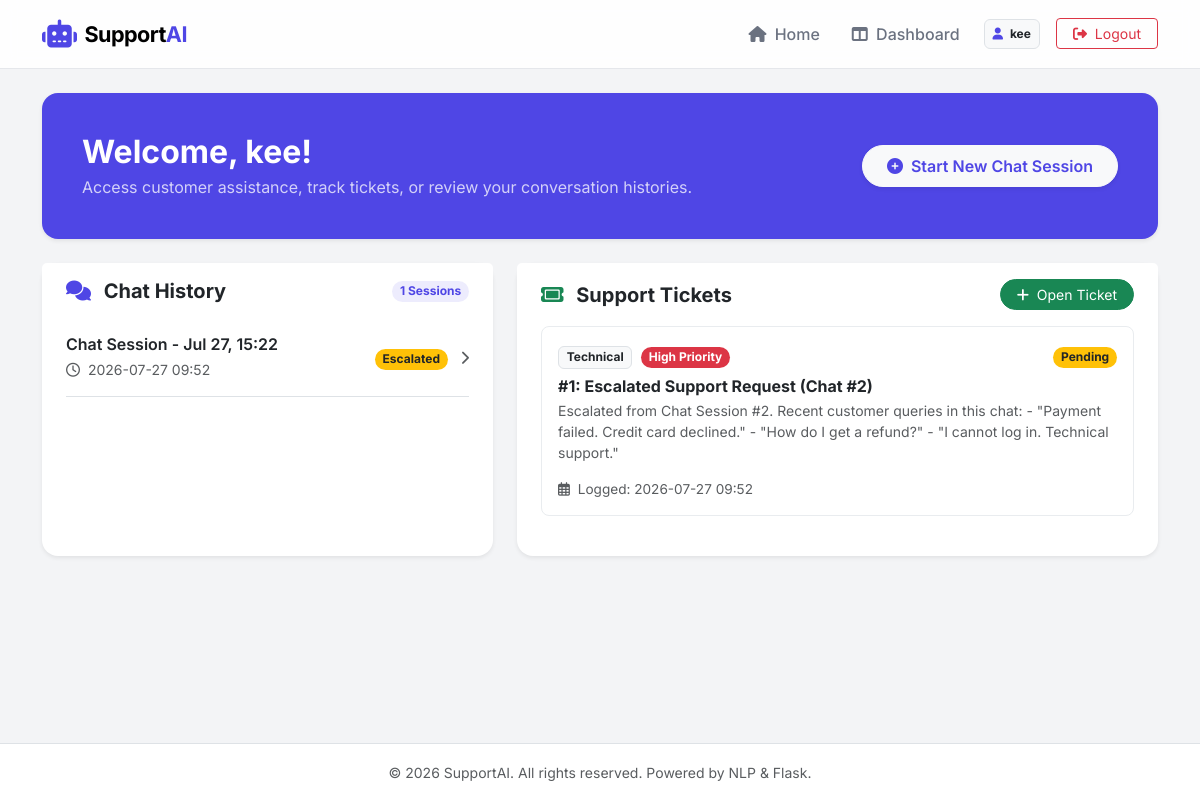
The app's page /dashboard (signed in) with its own data.
### models/user.py (models this page shows, shortened)
class User(db.Model, UserMixin):
    __tablename__ = 'users'
    id = db.Column(db.Integer, primary_key=True)
    username = db.Column(db.String(80), unique=True, nullable=False)
    email = db.Column(db.String(120), unique=True, nullable=False)
    password_hash = db.Column(db.String(256), nullable=False)
    role = db.Column(db.String(20), default='customer')  # 'customer' or 'admin'
    created_at = db.Column(db.DateTime, default=datetime.utcnow)
    conversations = db.relationship('Conversation', backref='user', lazy=True, cascade='all, delete-orphan')
    tickets = db.relationship('SupportTicket', backref='user', lazy=True, cascade='all, delete-orphan')
    def is_admin(self):
        return self.role == 'admin'

### models/conversation.py (models this page shows, shortened)
class Conversation(db.Model):
    __tablename__ = 'conversations'
    id = db.Column(db.Integer, primary_key=True)
    user_id = db.Column(db.Integer, db.ForeignKey('users.id', ondelete='CASCADE'), nullable=False)
    title = db.Column(db.String(200), default='Support Chat')
    status = db.Column(db.String(20), default='active')  # 'active', 'escalated', 'closed'
    created_at = db.Column(db.DateTime, default=datetime.utcnow)
    messages = db.relationship('Message', backref='conversation', lazy=True, cascade='all, delete-orphan')

### models/support_ticket.py (models this page shows, shortened)
class SupportTicket(db.Model):
    __tablename__ = 'support_tickets'
    id = db.Column(db.Integer, primary_key=True)
    user_id = db.Column(db.Integer, db.ForeignKey('users.id', ondelete='CASCADE'), nullable=False)
    subject = db.Column(db.String(200), nullable=False)
    description = db.Column(db.Text, nullable=False)
    status = db.Column(db.String(20), default='pending')  # 'pending', 'in_progress', 'resolved'
    priority = db.Column(db.String(20), default='medium')  # 'low', 'medium', 'high'
    category = db.Column(db.String(100), nullable=False)  # 'Billing', 'Technical', 'General', etc.
    created_at = db.Column(db.DateTime, default=datetime.utcnow)
    updated_at = db.Column(db.DateTime, default=datetime.utcnow, onupdate=datetime.utcnow)
    admin_reply = db.Column(db.Text, nullable=True)

### app.py (the view)
    @app.route('/dashboard')
    @login_required
    def dashboard():
        if current_user.is_admin():
            return redirect(url_for('admin_dashboard'))
        tickets = SupportTicket.query.filter_by(user_id=current_user.id).order_by(SupportTicket.created_at.desc()).all()
        conversations = Conversation.query.filter_by(user_id=current_user.id).order_by(Conversation.created_at.desc()).all()
        return render_template('dashboard.html', tickets=tickets, conversations=conversations)

### templates/dashboard.html (shortened to what this page needs)
{% extends 'base.html' %}
{% block content %}
<div class="row mb-4">
    <div class="col-12">
        <div class="card border-0 shadow-sm rounded-4 bg-primary text-white p-4">
            <div class="card-body d-flex flex-column flex-md-row justify-content-between align-items-md-center">
                <div>
                    <h2 class="fw-bold mb-1">Welcome, {{ current_user.username }}!</h2>
                    <p class="mb-0 opacity-75">Access customer assistance, track tickets, or review your conversation histories.</p>
                </div>
                <div class="mt-3 mt-md-0">
                    <a href="{{ url_for('new_chat') }}" class="btn btn-light text-primary fw-semibold px-4 py-2 shadow-sm rounded-pill hover-up">
                        <i class="fa-solid fa-plus-circle me-1"></i> Start New Chat Session
                    </a>
                </div>
            </div>
        </div>
    </div>
</div>
<div class="row">
    <div class="col-lg-5 mb-4">
        <div class="card border-0 shadow-sm rounded-4 h-100">
            <div class="card-header bg-white border-0 py-3 px-4 d-flex justify-content-between align-items-center">
                <h5 class="fw-bold mb-0 text-dark"><i class="fa-solid fa-comments me-2 text-primary"></i> Chat History</h5>
                <span class="badge bg-primary-subtle text-primary rounded-pill">{{ conversations|length }} Sessions</span>
            </div>
            <div class="card-body px-4 pb-4 pt-0 overflow-y-auto" style="max-height: 480px;">
                <div class="list-group list-group-flush">
                    {% for conv in conversations %}
                        <a href="{{ url_for('chat_session', conversation_id=conv.id) }}" class="list-group-item list-group-item-action border-0 px-0 py-3 d-flex justify-content-between align-items-center border-bottom">
                            <div>
                                <h6 class="fw-semibold mb-1 text-dark">{{ conv.title }}</h6>
                                <p class="text-muted small mb-0"><i class="fa-regular fa-clock me-1"></i> {{ conv.created_at.strftime('%Y-%m-%d %H:%M') }}</p>
                            </div>
                            <div>
                                {% if conv.status == 'active' %}
                                    <span class="badge bg-success rounded-pill small">Active</span>
                                {% elif conv.status == 'escalated' %}
                                    <span class="badge bg-warning text-dark rounded-pill small">Escalated</span>
                                {% else %}
                                    <span class="badge bg-secondary rounded-pill small">Closed</span>
                                {% endif %}
                                <i class="fa-solid fa-chevron-right text-muted ms-2 small"></i>
                            </div>
                        </a>
                    {% else %}
                        <div class="text-center py-5">
                            <i class="fa-regular fa-comment-dots fs-1 text-muted mb-3 d-block"></i>
                            <p class="text-muted mb-0 small">No chat history available. Click 'Start New Chat' to begin!</p>
                        </div>
                    {% endfor %}
                </div>
            </div>
        </div>
    </div>
    <div class="col-lg-7 mb-4">
        <div class="card border-0 shadow-sm rounded-4 h-100">
            <div class="card-header bg-white border-0 py-3 px-4 d-flex justify-content-between align-items-center">
                <h5 class="fw-bold mb-0 text-dark"><i class="fa-solid fa-ticket me-2 text-success"></i> Support Tickets</h5>
                <button class="btn btn-success btn-sm px-3 rounded-pill text-white" data-bs-toggle="modal" data-bs-target="#newTicketModal">
                    <i class="fa-solid fa-plus me-1"></i> Open Ticket
                </button>
            </div>
            <div class="card-body px-4 pb-4 pt-0 overflow-y-auto" style="max-height: 480px;">
                {% for ticket in tickets %}
                    <div class="card border border-light-subtle rounded-3 mb-3 hover-shadow p-3">
                        <div class="d-flex justify-content-between align-items-start mb-2">
                            <div>
                                <span class="badge bg-light text-dark border me-1 small">{{ ticket.category }}</span>
                                {% if ticket.priority == 'high' %}
                                    <span class="badge bg-danger rounded-pill small">High Priority</span>
                                {% elif ticket.priority == 'medium' %}
                                    <span class="badge bg-warning text-dark rounded-pill small">Medium Priority</span>
                                {% else %}
                                    <span class="badge bg-info text-white rounded-pill small">Low Priority</span>
                                {% endif %}
                            </div>
                            <div>
                                {% if ticket.status == 'pending' %}
                                    <span class="badge bg-warning text-dark rounded-pill">Pending</span>
                                {% elif ticket.status == 'in_progress' %}
                                    <span class="badge bg-primary rounded-pill">In Progress</span>
                                {% else %}
                                    <span class="badge bg-success rounded-pill">Resolved</span>
                                {% endif %}
                            </div>
                        </div>
                        <h6 class="fw-bold mb-1 text-dark">#{{ ticket.id }}: {{ ticket.subject }}</h6>
                        <p class="text-muted small mb-2">{{ ticket.description }}</p>
                        <div class="mt-2 text-muted small fs-7">
                            <i class="fa-regular fa-calendar-days me-1"></i> Logged: {{ ticket.created_at.strftime('%Y-%m-%d %H:%M') }}
                        </div>
                    </div>
                {% else %}
                    <div class="text-center py-5">
                        <i class="fa-regular fa-folder-open fs-1 text-muted mb-3 d-block"></i>
                        <p class="text-muted mb-0 small">No support tickets logged. Click 'Open Ticket' if you have unresolved issues!</p>
                    </div>
                {% endfor %}
            </div>
        </div>
    </div>
</div>
{% endblock %}

### templates/base.html (shortened to what this page needs)
<!DOCTYPE html>
<html lang="en">
<head>
    <link href="https://cdn.jsdelivr.net/npm/bootstrap@5.3.3/dist/css/bootstrap.min.css" rel="stylesheet">
    <link rel="stylesheet" href="https://cdnjs.cloudflare.com/ajax/libs/font-awesome/6.4.0/css/all.min.css">
    <link rel="stylesheet" href="{{ url_for('static', filename='css/style.css') }}">
</head>
<body>
    <nav class="navbar navbar-expand-lg sticky-top" id="mainNavbar">
        <div class="container">
            <a class="navbar-brand d-flex align-items-center" href="{{ url_for('index') }}" id="navBrand">
                <i class="fa-solid fa-robot me-2 text-primary fs-3"></i>
                <span class="fw-bold tracking-tight">Support<span class="text-primary">AI</span></span>
            </a>
            <div class="collapse navbar-collapse" id="navbarContent">
                <ul class="navbar-nav ms-auto align-items-center">
                    <li class="nav-item">
                        <a class="nav-link" href="{{ url_for('index') }}"><i class="fa-solid fa-house me-1"></i> Home</a>
                    </li>
                    {% if current_user.is_authenticated %}
                        {% if current_user.is_admin() %}
                            <li class="nav-item">
                                <a class="nav-link" href="{{ url_for('admin_dashboard') }}"><i class="fa-solid fa-gauge-high me-1"></i> Admin panel</a>
                            </li>
                        {% else %}
                            <li class="nav-item">
                                <a class="nav-link" href="{{ url_for('dashboard') }}"><i class="fa-solid fa-table-columns me-1"></i> Dashboard</a>
                            </li>
                        {% endif %}
                        <li class="nav-item ms-lg-2">
                            <span class="badge bg-light text-dark border p-2 d-none d-lg-inline-block">
                                <i class="fa-solid fa-user me-1 text-primary"></i> {{ current_user.username }}
                            </span>
                        </li>
                        <li class="nav-item ms-lg-3">
                            <a class="btn btn-outline-danger btn-sm px-3" href="{{ url_for('logout') }}"><i class="fa-solid fa-right-from-bracket me-1"></i> Logout</a>
                        </li>
                    {% endif %}
                </ul>
            </div>
        </div>
    </nav>
    <main class="py-4">
        <div class="container">
            {% block content %}{% endblock %}
        </div>
    </main>
    <footer class="footer mt-auto py-3 bg-white border-top">
        <div class="container text-center">
            <span class="text-muted small">&copy; 2026 SupportAI. All rights reserved. Powered by NLP & Flask.</span>
        </div>
    </footer>
</body>
</html>

### static/css/style.css (style rules this page uses)
:root { --primary-color: #4f46e5; --primary-hover: #4338ca; --bg-light: #f9fafb; --text-dark: #111827; --text-muted: #6b7280; --border-color: #e5e7eb; --card-shadow: 0 4px 6px -1px rgb(0 0 0 / 0.05), 0 2px 4px -2px rgb(0 0 0 / 0.05); --card-hover-shadow: 0 10px 15px -3px rgb(0 0 0 / 0.1), 0 4px 6px -4px rgb(0 0 0 / 0.1); }
body { font-family: 'Inter', sans-serif; background-color: #f3f4f6; color: var(--text-dark); min-height: 100vh; display: flex; flex-direction: column; }
#mainNavbar { background-color: rgb(255 255 255 / 90%); backdrop-filter: blur(8px); border-bottom: 1px solid var(--border-color); padding: 0.8rem 0; }
#navBrand { font-size: 1.35rem; letter-spacing: -0.025em; }
.nav-link { font-weight: 500; color: var(--text-muted); transition: color 0.2s ease; padding: 0.5rem 1rem !important; }
.hover-up { transition: transform 0.25s ease, box-shadow 0.25s ease; }
.fs-7 { font-size: 0.85rem !important; }
.text-primary { color: var(--primary-color) !important; }
.bg-primary-subtle { background-color: rgba(79, 70, 229, 0.1) !important; }
.bg-primary { background-color: var(--primary-color) !important; }

### records on screen
User: username "kee"
Conversation: title "Chat Session - Jul 27, 15:22", created_at "2026-07-27 09:52", status "Escalated"
SupportTicket: category "Technical", priority "High Priority", status "Pending", id "1", subject "Escalated Support Request (Chat #2)", description "Escalated from Chat Session #2. Recent customer queries in this chat: - \"Payment failed. Credit card declined.\" - \"How do I get a refund?\" - \"I cannot log in. Technical support.\"", created_at "2026-07-27 09:52"

### other values on screen
{{ conversations|length }} "1"
